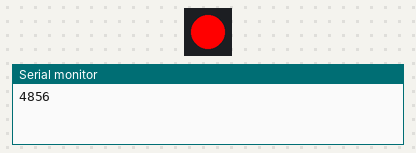
The sketch below on a simulated Arduino Uno, built with avr-gcc and run on an emulated ATmega328P. Shown: 1 RGB LEDs in strip order, left to right, the last lines printed to the serial monitor.

Above: at 0.5 s.
At 1.5 s:
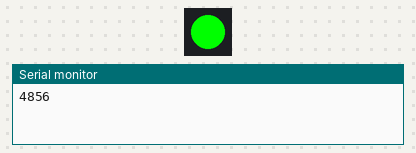
At 5.5 s:
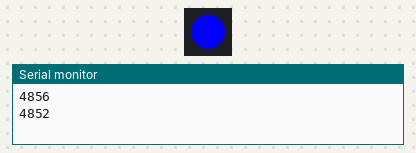
Timing chart, 0 to 6.9 s (numbered marks = the images above):
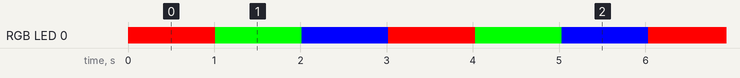

Measured:
- by itself, RGB LED 0: repeats every 3.0 s: RGB(0, 255, 0) 1.0 s, RGB(0, 0, 255) 1.0 s, RGB(255, 0, 0) 1.0 s
- by itself, everything shown: repeats every 3.0 s, in 3 steps

The sketch:

GroveRGBLED.ino
```cpp
#include <ChainableLED.h> /* http://wiki.seeedstudio.com/wiki/File:Chainable_LED_Library.zip からインストールする*/
unsigned long t1;
unsigned long t2;
ChainableLED led(5, 4, 1);/*インスタンスを生成(引数は左から順に、クロックポート（モジュールの黄色の線を繋いでるポート)、データポート（モジュールの白線を繋いでるポート)、LED接続数を設定します。*/
void setup()
{
  Serial.begin(115200);
}
void loop(){
 t1 = micros();
 led.setColorRGB(0, 255, 0,0); /*引数は左からLED番号(モジュール上のJ1が0),Red0～255,Green0～255,Blue0～255*/
  t2 = micros();
  Serial.println(t2-t1);//表示
 delay(1000);
 led.setColorRGB(0, 0, 255, 0);
 delay(1000);
led.setColorRGB(0, 0, 0,255);
delay(1000);
}
```
